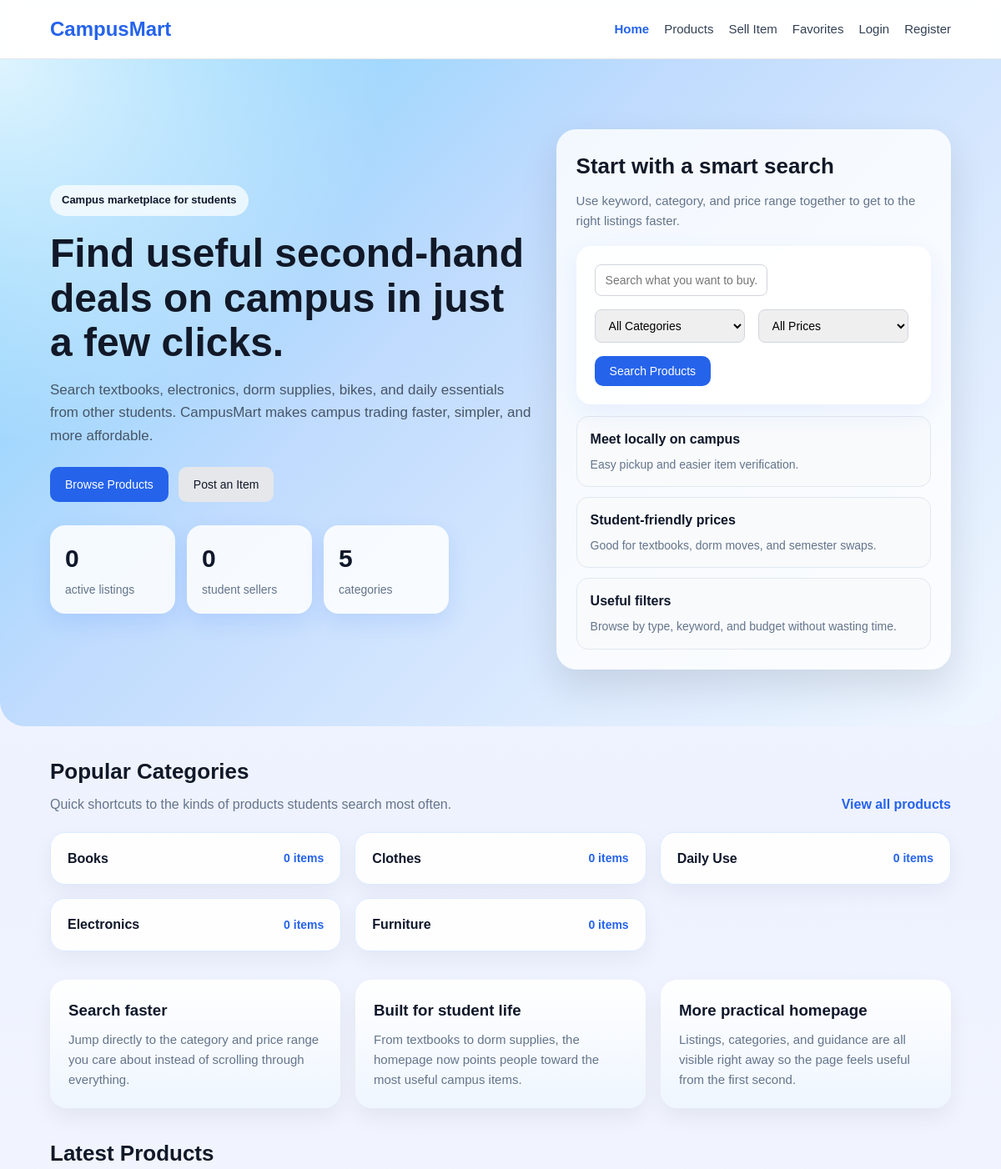
The app's page / (upper part), older data.
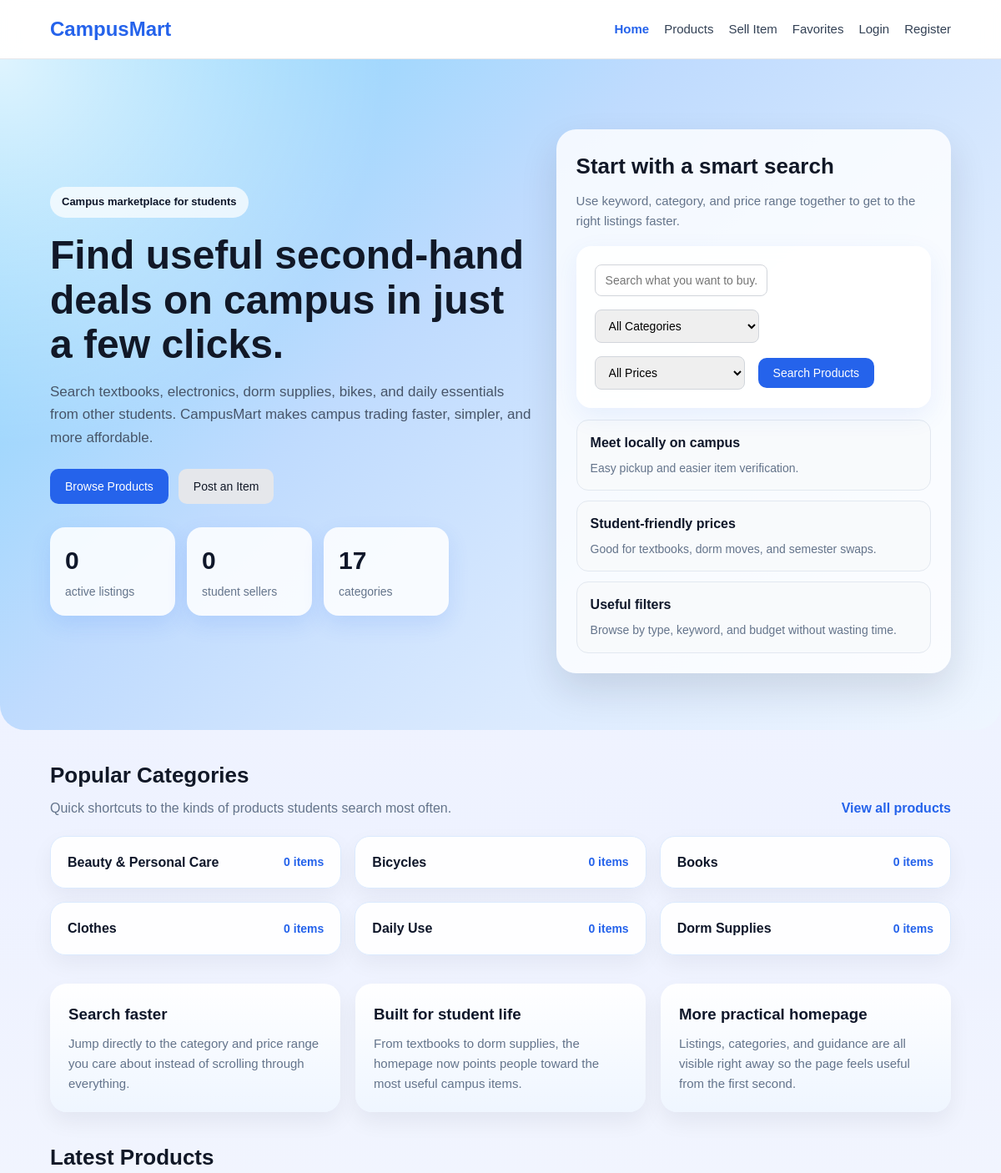
The same page, newer data.
### tables this page shows
CREATE TABLE categories
(
    id INT AUTO_INCREMENT PRIMARY KEY,
    name VARCHAR(50) NOT NULL UNIQUE
);

### index.php (the view, shortened to what this page needs)
<?php
include 'includes/dbconnect.php';
try {
    $stmt = $pdo->query("SELECT id, name FROM categories ORDER BY name ASC");
    $categories = $stmt->fetchAll(PDO::FETCH_ASSOC);
} catch (PDOException $e) {
    die("Failed to load categories: " . $e->getMessage());
}
try {
    $stmt = $pdo->query("
        SELECT
            COUNT(*) AS product_count,
            COUNT(DISTINCT user_id) AS seller_count
        FROM products
        WHERE status = 'active'
    ");
    $siteStats = $stmt->fetch(PDO::FETCH_ASSOC);
} catch (PDOException $e) {
    $siteStats = ['product_count' => 0, 'seller_count' => 0];
}
try {
    $stmt = $pdo->query("
        SELECT c.id, c.name, COUNT(p.id) AS product_count
        FROM categories c
        LEFT JOIN products p
            ON p.category_id = c.id
           AND p.status = 'active'
        GROUP BY c.id, c.name
        ORDER BY product_count DESC, c.name ASC
        LIMIT 6
    ");
    $featuredCategories = $stmt->fetchAll(PDO::FETCH_ASSOC);
} catch (PDOException $e) {
    $featuredCategories = [];
}
?>
<!DOCTYPE html>
<html lang="en">
<head>
<link rel="stylesheet" href="assets/css/style.css">
</head>
<body>
<nav class="navbar">
    <div class="container navbar-content">
        <a href="index.php" class="logo">CampusMart</a>
        <div class="nav-links">
            <a href="index.php" class="nav-current">Home</a>
            <a href="products.php">Products</a>
            <a href="add_product.php">Sell Item</a>
            <a href="cart.php">Favorites</a>
            <?php if(isset($_SESSION['user_id'])): ?>
                <a href="my_products.php">My Products</a>
                <a href="logout.php">Logout</a>
            <?php else: ?>
                <a href="login.php">Login</a>
                <a href="register.php">Register</a>
            <?php endif; ?>
        </div>
    </div>
</nav>
<section class="hero">
    <div class="container hero-layout">
        <div class="hero-copy">
            <span class="hero-badge">Campus marketplace for students</span>
            <h1>Find useful second-hand deals on campus in just a few clicks.</h1>
            <p>Search textbooks, electronics, dorm supplies, bikes, and daily essentials from other students. CampusMart makes campus trading faster, simpler, and more affordable.</p>
            <div class="hero-cta-row">
                <a href="products.php" class="btn">Browse Products</a>
                <a href="add_product.php" class="btn btn-secondary">Post an Item</a>
            </div>
            <div class="hero-stats">
                <div class="hero-stat-card">
                    <strong><?php echo (int)($siteStats['product_count'] ?? 0); ?></strong>
                    <span>active listings</span>
                </div>
                <div class="hero-stat-card">
                    <strong><?php echo (int)($siteStats['seller_count'] ?? 0); ?></strong>
                    <span>student sellers</span>
                </div>
                <div class="hero-stat-card">
                    <strong><?php echo count($categories); ?></strong>
                    <span>categories</span>
                </div>
            </div>
        </div>
        <div class="hero-panel">
            <div class="hero-panel-header">
                <h2>Start with a smart search</h2>
                <p>Use keyword, category, and price range together to get to the right listings faster.</p>
            </div>
            <form class="filter-bar hero-search" method="GET" action="products.php">
                <input type="text" name="q" placeholder="Search what you want to buy...">
                <select name="category_id">
                    <option value="0">All Categories</option>
                </select>
                <select name="price_range">
                    <option value="">All Prices</option>
                </select>
                <button type="submit" class="btn">Search Products</button>
            </form>
            <div class="trust-points">
                <div class="trust-point">
                    <strong>Meet locally on campus</strong>
                    <span>Easy pickup and easier item verification.</span>
                </div>
                <div class="trust-point">
                    <strong>Student-friendly prices</strong>
                    <span>Good for textbooks, dorm moves, and semester swaps.</span>
                </div>
                <div class="trust-point">
                    <strong>Useful filters</strong>
                    <span>Browse by type, keyword, and budget without wasting time.</span>
                </div>
            </div>
        </div>
    </div>
</section>
<section class="container homepage-section">
    <div class="section-header">
        <div>
            <h2 class="section-title">Popular Categories</h2>
            <p class="section-subtitle">Quick shortcuts to the kinds of products students search most often.</p>
        </div>
        <a href="products.php" class="section-link">View all products</a>
    </div>
    <div class="category-pills">
        <?php foreach($featuredCategories as $category): ?>
            <a href="products.php?category_id=<?php echo $category['id']; ?>" class="category-pill">
                <span><?php echo htmlspecialchars($category['name']); ?></span>
                <strong><?php echo (int)$category['product_count']; ?> items</strong>
            </a>
        <?php endforeach; ?>
    </div>
</section>
<section class="container homepage-section">
    <div class="feature-strip">
        <div class="feature-card">
            <h3>Search faster</h3>
            <p>Jump directly to the category and price range you care about instead of scrolling through everything.</p>
        </div>
        <div class="feature-card">
            <h3>Built for student life</h3>
            <p>From textbooks to dorm supplies, the homepage now points people toward the most useful campus items.</p>
        </div>
        <div class="feature-card">
            <h3>More practical homepage</h3>
            <p>Listings, categories, and guidance are all visible right away so the page feels useful from the first second.</p>
        </div>
    </div>
</section>
<section class="container homepage-section">
    <div class="section-header">
        <div>
            <h2 class="section-title">Latest Products</h2>
        </div>
    </div>
</section>
</body>
</html>

Row changes from the older to the newer data that the page shows:
no longer on this page (row edited): categories: name "Electronics", product_count "0"
no longer on this page (row edited): categories: name "Furniture", product_count "0"
added categories: name "Beauty & Personal Care", product_count "0"
added categories: name "Bicycles", product_count "0"
added categories: name "Dorm Supplies", product_count "0"
Text that changed along with them:
count($categories): "5" → "17"
